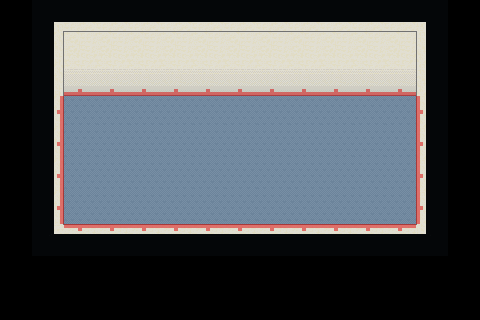

A level layout from a 2D game, rendered from its tile map. Below: a short description, then the map file with tile-grid data replaced by summaries:
An orthogonal 15x10 tile map with 32x32 px tiles, 4 tile layers (Walls and Floor, Below, Above, Passage), 5 tilesets and 2 objects (2x event).

<map version="1.0" orientation="orthogonal" renderorder="right-down" width="15" height="10" tilewidth="32" tileheight="32" nextobjectid="7">
 <tileset firstgid="1" name="Office_A5_Ground" tilewidth="32" tileheight="32">
  <image source="../images/Office_A5_Ground.png" width="256" height="64" />
 </tileset>
 <tileset firstgid="17" name="wall" tilewidth="32" tileheight="32">
  <image source="../images/wall.png" width="96" height="64" />
 </tileset>
 <tileset firstgid="23" name="expandedAutotile" tilewidth="32" tileheight="32">
  <image source="../images/expandedAutotile.png" width="256" height="192" />
  <terraintypes>
   <terrain name="Void" tile="-1" />
  </terraintypes>
 </tileset>
 <tileset firstgid="71" name="passage" tilewidth="32" tileheight="32">
  <image source="../images/passage.png" width="128" height="128" />
 </tileset>
 <tileset firstgid="87" name="Office-B" tilewidth="32" tileheight="32">
  <image source="../images/Office-B.png" width="512" height="512" />
 </tileset>
 <layer name="Walls and Floor" width="15" height="10">
  <properties>
   <property name="type" value="floor" />
  </properties>
  <data>[150 cells, 104 non-empty, 11 distinct tile ids]</data>
 </layer>
 <layer name="Below" width="15" height="10">
  <data>[150 cells, 0 non-empty, 0 distinct tile ids]</data>
 </layer>
 <layer name="Above" width="15" height="10" opacity="0.5">
  <data>[150 cells, 0 non-empty, 0 distinct tile ids]</data>
 </layer>
 <objectgroup name="Objects">
  <object id="3" type="event" gid="18" x="64" y="192">
   <properties>
    <property name="trigger" value="overlap" />
   </properties>
  </object>
  <object id="6" type="event" gid="316" x="320" y="160" />
 </objectgroup>
 <layer name="Passage" width="15" height="10" opacity="0.5">
  <data>[150 cells, 30 non-empty, 4 distinct tile ids]</data>
 </layer>
</map>
